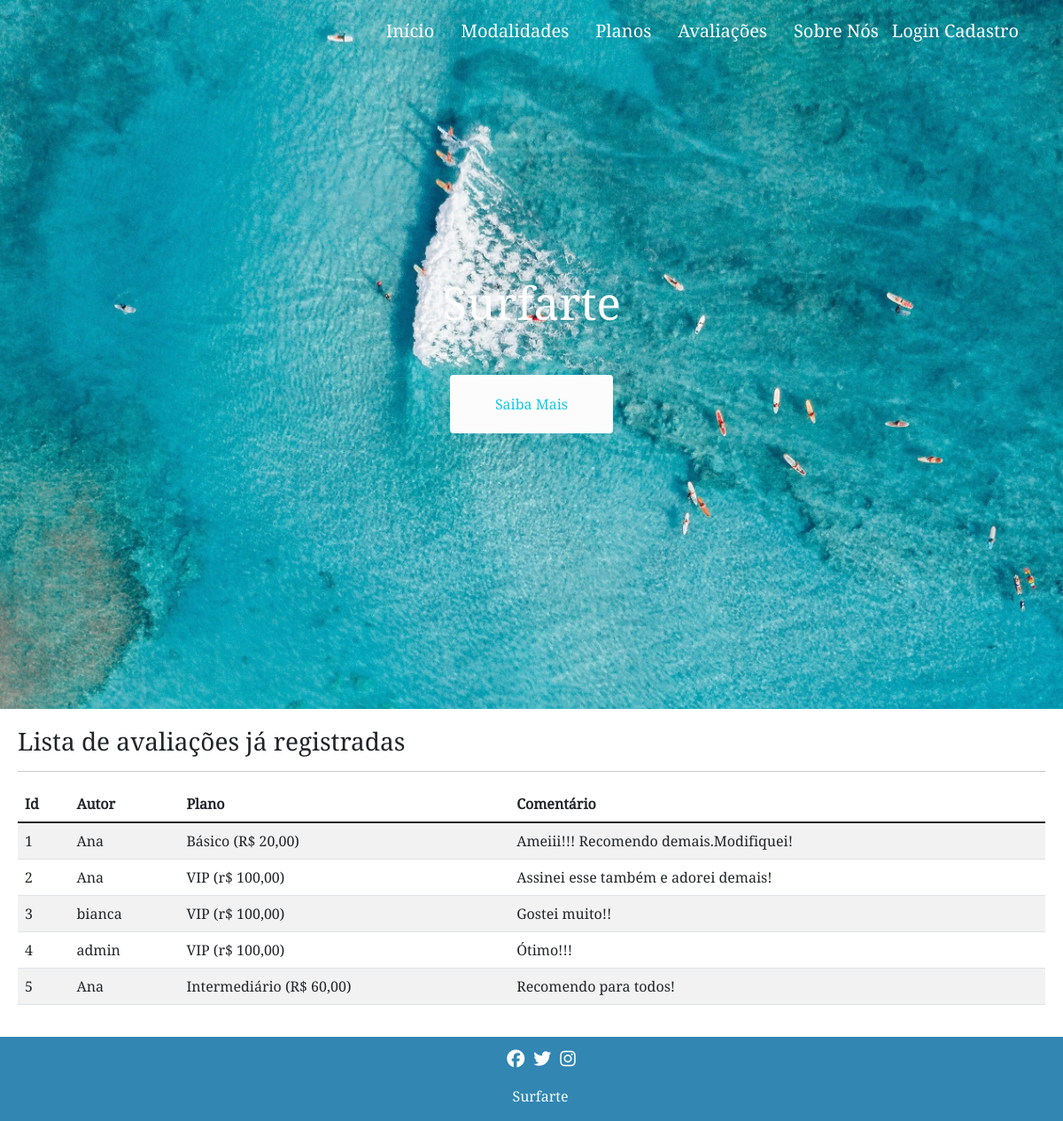
The app's page /exibir/avaliacao/, older data.
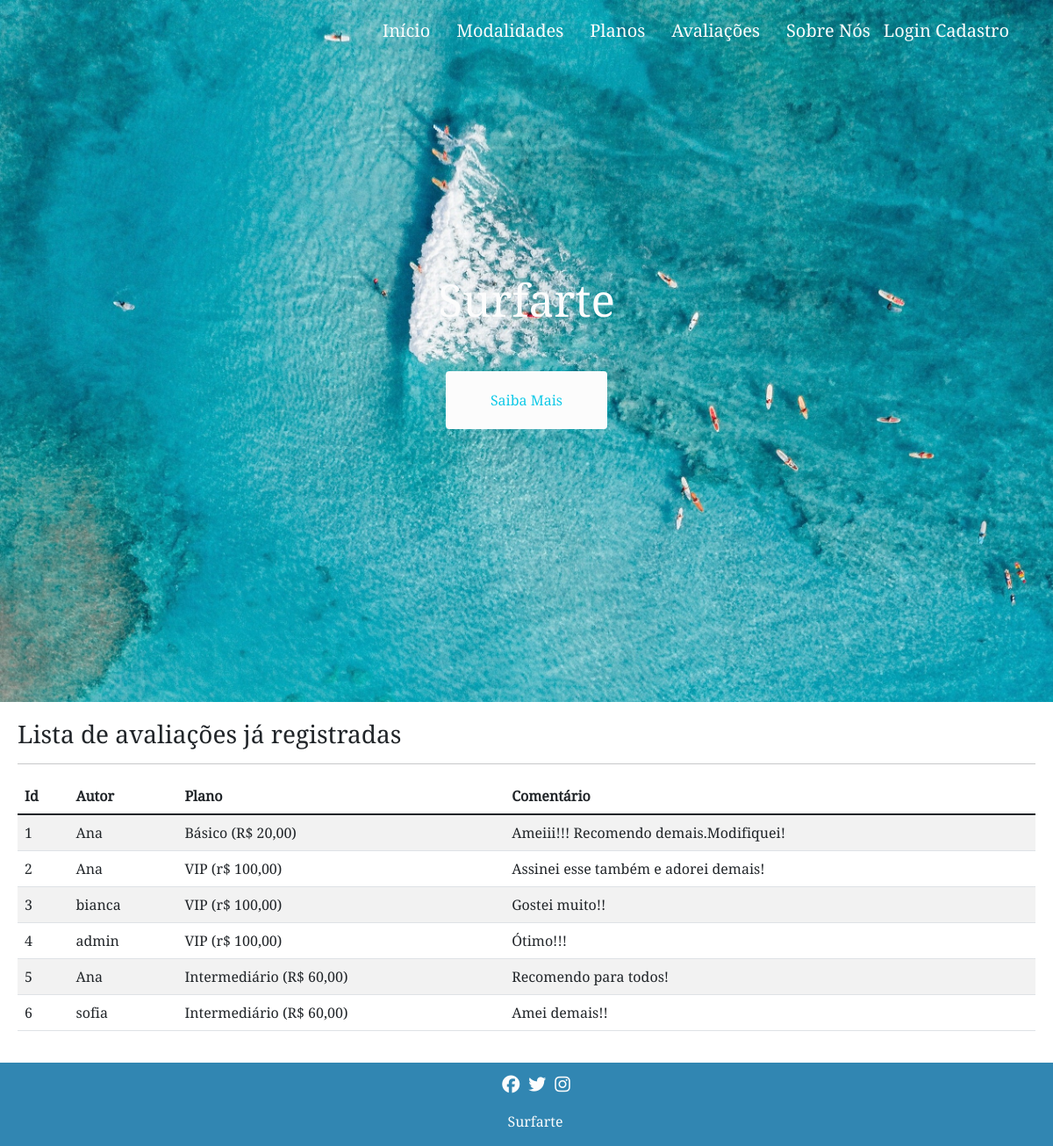
The same page, newer data.
### cadastros/models.py (models this page shows, shortened)
class Avaliacao(models.Model):
    autor = models.ForeignKey(User, on_delete=models.PROTECT, null=True)
    plano = models.ForeignKey(Plano, on_delete=models.PROTECT)
    comentario = models.TextField(verbose_name='Comentário')

class Plano(models.Model):
    MANHA = 'MANHÃ'
    TARDE = 'TARDE'
    NOITE = 'NOITE'
    FLEXIVEL = 'FLEXÍVEL'
    momento = [(MANHA, 'MANHÃ'), (TARDE, 'TARDE'), (NOITE, 'NOITE'), (FLEXIVEL, 'FLEXÍVEL') ]
    nome = models.CharField(max_length=50)
    preco = models.CharField(verbose_name="Preço", max_length=100)
    dias = models.IntegerField(verbose_name="Quantidade de dias na semana")
    horario = models.CharField(
        max_length=10,
        choices=momento,
        verbose_name='Horário'
    )
    detalhes = models.CharField(max_length=100, null=True, blank=True)
    def __str__(self):
        return "{} ({})".format(self.nome, self.preco)

### cadastros/views.py (the view)
# urls.py: path('exibir/avaliacao/', AvaliacaoList.as_view(), name='exibir-avaliacao'),
class AvaliacaoList(ListView):
    model = Avaliacao
    template_name = 'cadastros/listas/avaliacao.html'

### cadastros/templates/cadastros/listas/avaliacao.html (shortened to what this page needs)
{% extends 'modelo.html' %}
{% load static %}
{% block main %}
<link rel="stylesheet" type="text/css" href="{% static 'css/estilo_listas.css' %}">
<main>
    <h3>Lista de avaliações já registradas</h3>
    <hr>
    <div class="table-responsive">
        <table class="table table-striped" id="tabela-listar">
            <thead>
                <tr>
                    <th>Id</th>
                    <th>Autor</th>
                    <th>Plano</th>
                    <th>Comentário</th>
                </tr>
            </thead>
            <tbody>
                {% for avaliacao in object_list %}
            <tr>
                <td>{{ avaliacao.pk }}</td>
                <td>{{ avaliacao.autor }}</td>
                <td>{{ avaliacao.plano }}</td>
                <td>{{ avaliacao.comentario }}</td>
            </tr>
            {% empty %}
            <tr>
                <td colspan="5">Nenhum campo registrado!</td>
            </tr>
            {% endfor %}
            </tbody>
        </table>
    </div>
</main>
{% endblock %}

Row changes from the older to the newer data that the page shows:
added Avaliacao: pk "6", autor "sofia", plano "Intermediário (R$ 60,00)", comentario "Amei demais!!"
